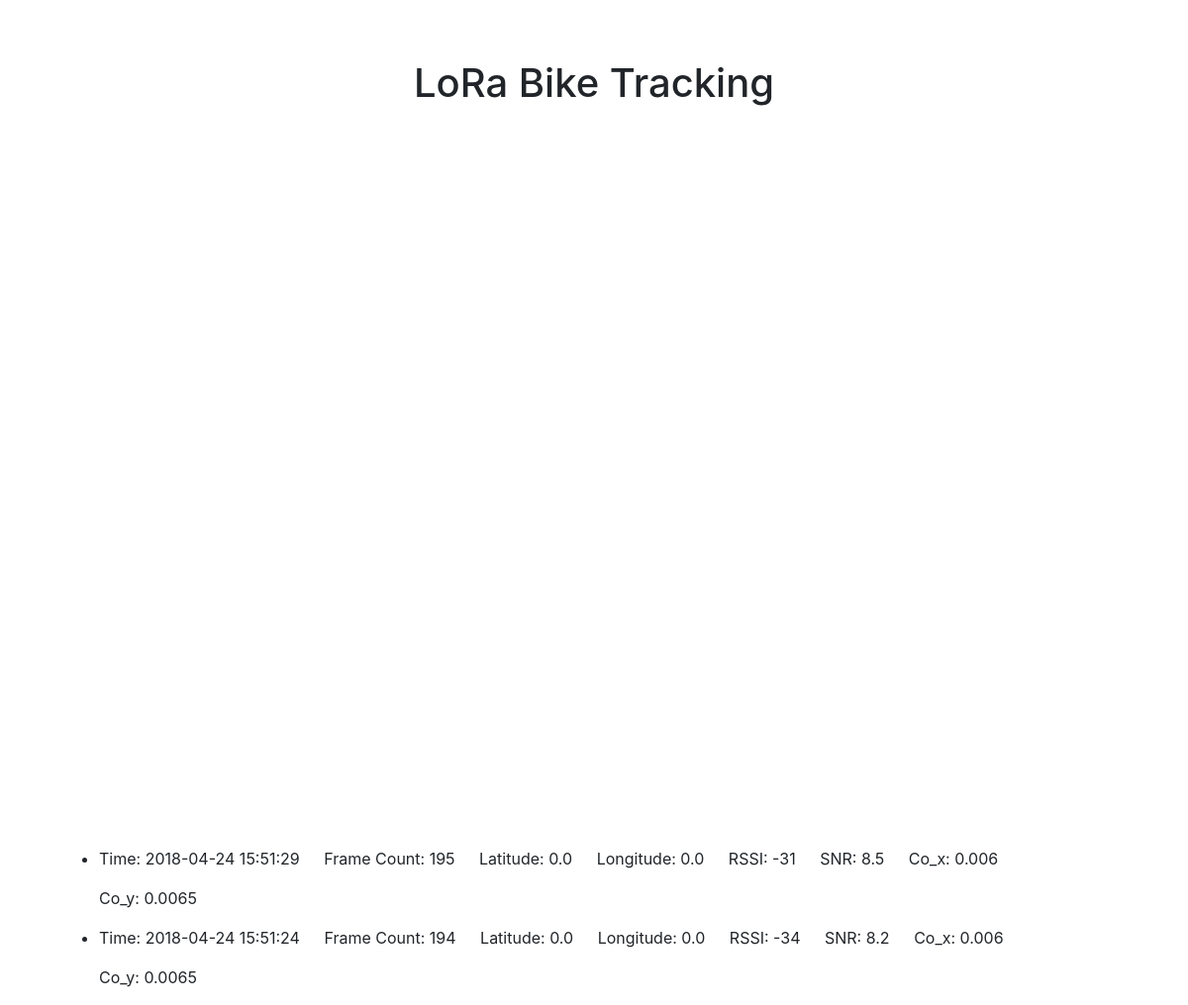
The app's page /lorabikeapp/datarecord/2/, older data.
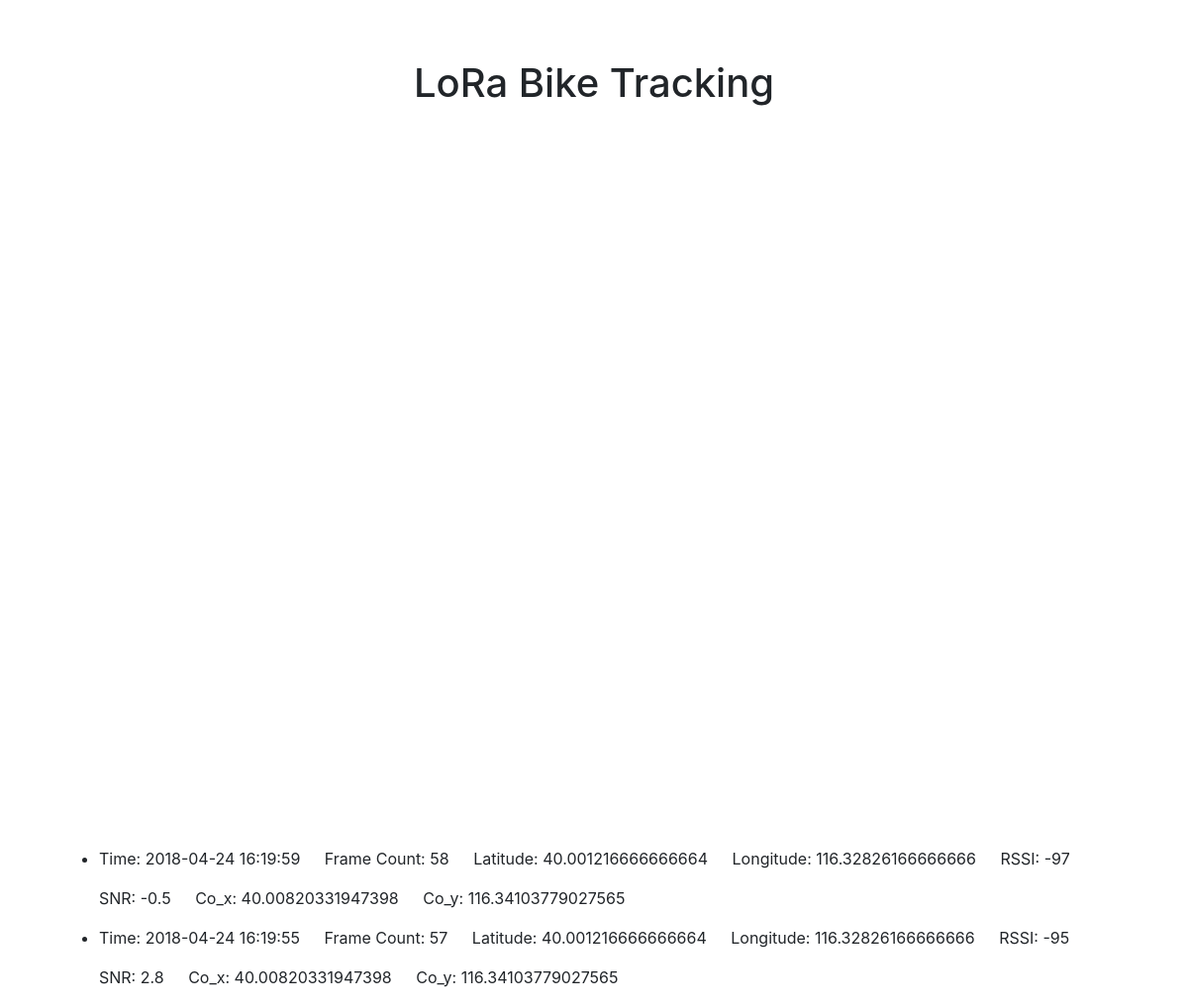
The same page, newer data.
### lorabikeapp/models.py (models this page shows)
class Location(models.Model):
  frame_count = models.PositiveIntegerField(default = 0)
  track_time = models.DateTimeField(auto_now_add = True)
  latitude = models.FloatField(default = 0)
  longitude = models.FloatField(default = 0)
  co_x = models.FloatField(default = 0)
  co_y = models.FloatField(default = 0)
  snr = models.FloatField(default = 0)
  rssi = models.IntegerField(default = 0)

### lorabikeapp/views.py (the view)
# urls.py: path('datarecord/<int:record_num>/', views.datarecord, name='datarecord'),
def datarecord(request, record_num):
  if request.method == 'GET':
    locations = Location.objects.order_by('-id')[:record_num]
    record_list = []
    for location in locations:
      record = get_dict_from_record(location)
      record_list.append(record)
    return render(request, 'datarecord.html', {'record_list': record_list})

### lorabikeapp/views.py (called while the page is built, shortened)
def get_dict_from_record(location):
  if location:
    context = {'latitude': location.latitude,
               'longitude': location.longitude,
               'co_x': location.co_x,
               'co_y': location.co_y,
               'track_time': timezone.localtime(location.track_time).strftime("%Y-%m-%d %H:%M:%S"),
               'frame_count': location.frame_count,
               'snr': location.snr,
               'rssi': location.rssi}
  return context

### lorabikeapp/templates/datarecord.html (shortened to what this page needs)
<!DOCTYPE html>
<html lang="zh">
{% load static %}
<head>
  <link rel="stylesheet" href="https://stackpath.bootstrapcdn.com/bootstrap/4.0.0/css/bootstrap.min.css" />
  <link rel="stylesheet" href="{% static 'css/datarecord.css' %}" />
</head>
<body>
  <h1>LoRa Bike Tracking</h1>
  <div id="track-map"></div>
  {% if record_list %}
    <ul>
    {% for record in record_list %}
      <li>
        <p class="location">Time:&nbsp;<span class='tr-num'>{{ record.track_time }}</span></p>
        <p class="location">Frame Count:&nbsp;<span class='fr-num'>{{ record.frame_count }}</span></p>
        <p class="location">Latitude:&nbsp;<span class='la-num'>{{ record.latitude }}</span></p>
        <p class="location">Longitude:&nbsp;<span class='lo-num'>{{ record.longitude }}</span></p>
        <p class="location">RSSI:&nbsp;<span class='rs-num'>{{ record.rssi }}</span></p>
        <p class="location">SNR:&nbsp;<span class='sn-num'>{{ record.snr }}</span></p>
        <p class="location">Co_x:&nbsp;<span class='x-num'>{{ record.co_x }}</span></p>
        <p class="location">Co_y:&nbsp;<span class='y-num'>{{ record.co_y }}</span></p>
      </li>
    {% endfor %}
    </ul>
  {% else %}
    <p>No data records are available.</p>
  {% endif %}
</body>
</html>

Row changes from the older to the newer data that the page shows:
no longer on this page (row unchanged): Location: latitude "0.0", longitude "0.0", snr "8.5", co_x "0.006", co_y "0.0065"
no longer on this page (row unchanged): Location: latitude "0.0", longitude "0.0", snr "8.2", co_x "0.006", co_y "0.0065"
added Location: latitude "40.001216666666664", longitude "116.32826166666666", snr "-0.5", co_x "40.00820331947398", co_y "116.34103779027565"
added Location: latitude "40.001216666666664", longitude "116.32826166666666", snr "2.8", co_x "40.00820331947398", co_y "116.34103779027565"
Text that changed along with them:
new list line: "Time: 2018-04-24 16:19:59 Frame Count: 58 Latitude: Longitude: RSSI: -97 SNR: Co_x: Co_y:"
new list line: "Time: 2018-04-24 16:19:55 Frame Count: 57 Latitude: Longitude: RSSI: -95 SNR: Co_x: Co_y:"
list line gone: "Time: 2018-04-24 15:51:29 Frame Count: 195 Latitude: Longitude: RSSI: -31 SNR: Co_x: Co_y:"
list line gone: "Time: 2018-04-24 15:51:24 Frame Count: 194 Latitude: Longitude: RSSI: -34 SNR: Co_x: Co_y:"
